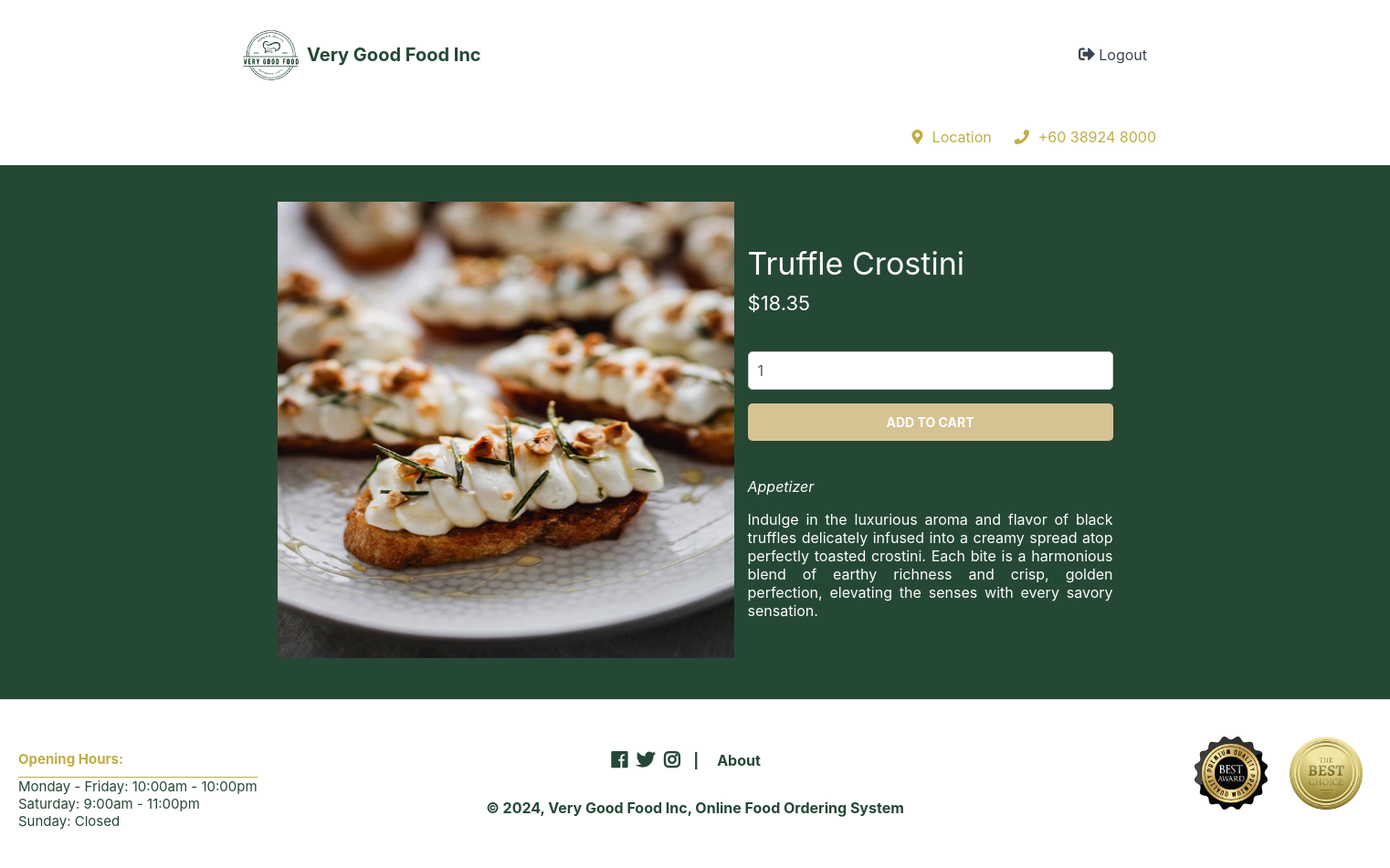
/index.php?page=product&id=1 (signed in), run on the app's committed database.
### tables this page shows
CREATE TABLE `dishes` (
  `id` int(11) NOT NULL,
  `name` varchar(200) NOT NULL,
  `description` text NOT NULL,
  `price` decimal(7,2) NOT NULL,
  `quantity` int(11) NOT NULL,
  `img` text NOT NULL,
  `category_id` int(11) NOT NULL
);

### product.php (the view, shortened to what this page needs)
<?php
if (isset($_GET['id'])) {
    $stmt = $pdo->prepare('SELECT * FROM dishes WHERE id = ?');
    $stmt->execute([$_GET['id']]);
    $dish = $stmt->fetch(PDO::FETCH_ASSOC);
} else {
    error_page('Dish ID not specified', 'The dish ID is required to display a dish.');
    exit();
}
?>
<?=template_header($dish['name'])?>
<div class="product content-wrapper">
    <img src="imgs/<?=$dish['img']?>" width="500" height="500" alt="<?=$dish['name']?>">
    <div>
        <h1 class="name"><?=$dish['name']?></h1>
        <span class="price">
            &dollar;<?=$dish['price']?>
        </span>
        <form action="index.php?page=cart" method="post">
            <input type="number" name="quantity" value="1" min="1" max="<?=$dish['quantity']?>" placeholder="Quantity" required>
            <input type="submit" value="Add To Cart">
        </form>
        <div class="description">
            <?=$dish['description']?>
        </div>
    </div>
</div>
<?=template_footer()?>

### style.css (style rules this page uses)
* { box-sizing: border-box; font-family: -apple-system, BlinkMacSystemFont, "segoe ui", roboto, oxygen, ubuntu, cantarell, "fira sans", "droid sans", "helvetica neue", Arial, sans-serif; font-size: 16px; -webkit-font-smoothing: antialiased; -moz-osx-font-smoothing: grayscale; }
html { height: 100%; }
body { position: relative; min-height: 100%; color: #555555; background-color: #062e19df; margin: 0; padding-bottom: 150px; }
h1, h2, h3, h4, h5 { color: #394352; }
.content-wrapper { width: 1050px; margin: 0 auto; }
main > .product { display: flex; padding: 40px 0; margin-bottom: 40px; }
main > .product > div { padding-left: 15px; }
main > .product h1 { font-size: 34px; color: white; font-weight: normal; margin: 0; padding: 20px 0 10px 0; }
main > .product .price { display: block; font-size: 22px; color: #ffffff; }
main > .product form { display: flex; flex-flow: column; margin: 40px 0; }
main > .product form input[type="number"] { width: 400px; padding: 10px; margin-bottom: 15px; border: 1px solid #ccc; color: #555555; border-radius: 5px; }
main > .product form input[type="submit"] { background: #eed5a2df; border: 0; color: #FFFFFF; width: 400px; padding: 12px 0; text-transform: uppercase; font-size: 14px; font-weight: bold; border-radius: 5px; cursor: pointer; }
main > .product .description { color: white; max-width: 400px; text-align: justify; }
.content-wrapper { margin: 0 auto; padding: 20px; justify-content: center; align-items: center; }

### data on the page
dishes: img (picture), name "Truffle Crostini", price "18.35", description "Appetizer Indulge in the luxurious aroma and flavor of black truffles delicately infused into a creamy spread atop perfectly toasted crostini. Each bite is a harmonious blend of earthy richness and crisp, golden perfection, elevating the senses with every savory sensation."
